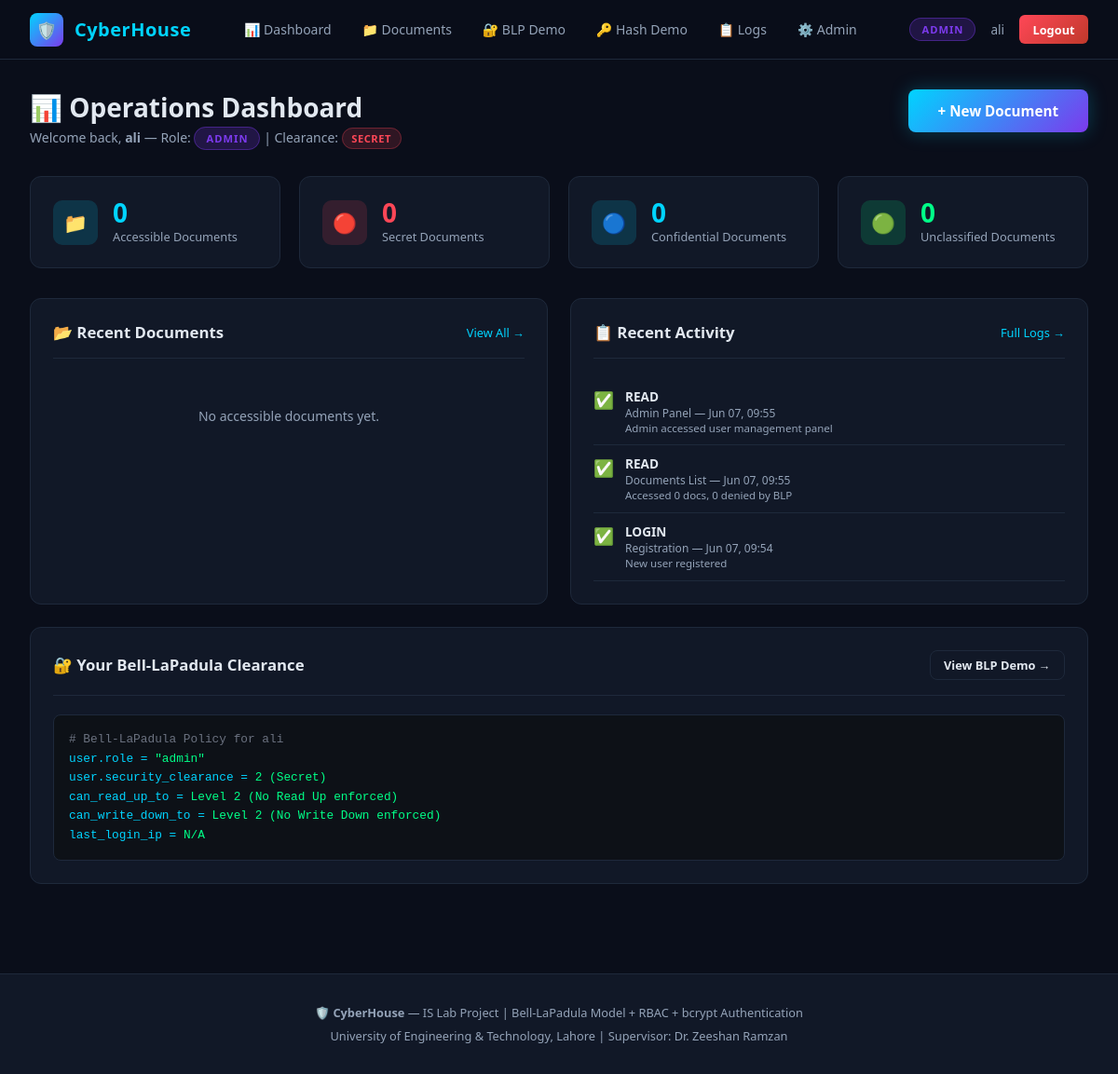
/dashboard/ (signed in), run on the app's committed database.
### core/models.py (models this page shows, shortened)
class CustomUser(AbstractUser):
    role = models.CharField(max_length=20, choices=ROLE_CHOICES, default='viewer')
    security_clearance = models.IntegerField(choices=SECURITY_LEVEL_CHOICES, default=SECURITY_LEVEL_UNCLASSIFIED)
    department = models.CharField(max_length=100, default='General')
    last_login_ip = models.GenericIPAddressField(null=True, blank=True)
    groups = models.ManyToManyField('auth.Group', blank=True, related_name='customuser_set')
    user_permissions = models.ManyToManyField('auth.Permission', blank=True, related_name='customuser_set')
    def get_security_label(self):
        labels = {0: 'Unclassified', 1: 'Confidential', 2: 'Secret'}
        return labels.get(self.security_clearance, 'Unknown')

class AccessLog(models.Model):
    ACTION_CHOICES = [
        ('LOGIN', 'Login'),
        ('LOGOUT', 'Logout'),
        ('ACCESS_GRANTED', 'Access Granted'),
        ('ACCESS_DENIED', 'Access Denied'),
        ('WRITE', 'Write'),
        ('READ', 'Read'),
        ('CREATE', 'Create'),
        ('DELETE', 'Delete'),
    ]
    user = models.ForeignKey(CustomUser, on_delete=models.SET_NULL, null=True, blank=True)
    action = models.CharField(max_length=20, choices=ACTION_CHOICES)
    resource = models.CharField(max_length=200)
    timestamp = models.DateTimeField(auto_now_add=True)
    ip_address = models.GenericIPAddressField(null=True, blank=True)
    details = models.TextField(blank=True)
    success = models.BooleanField(default=True)
    class Meta:
        ordering = ['-timestamp']

### core/views.py (the view)
# urls.py: path('dashboard/', views.dashboard, name='dashboard'),
@login_required
def dashboard(request):
    user = request.user
    all_docs = SecurityDocument.objects.all()
    accessible_docs = [d for d in all_docs if bell_lapadula_can_read(user, d)]
    recent_logs = AccessLog.objects.filter(user=user).order_by('-timestamp')[:5]
    stats = {
        'total_docs': len(accessible_docs),
        'secret_docs': len([d for d in accessible_docs if d.security_level == 2]),
        'confidential_docs': len([d for d in accessible_docs if d.security_level == 1]),
        'unclassified_docs': len([d for d in accessible_docs if d.security_level == 0]),
    }
    return render(request, 'core/dashboard.html', {
        'docs': accessible_docs[:6],
        'stats': stats,
        'recent_logs': recent_logs,
    })

### templates/core/dashboard.html (shortened to what this page needs)
{% extends 'core/base.html' %}
{% block content %}
<div class="page-wrapper">
  <div class="page-header">
    <div>
      <h1>📊 Operations Dashboard</h1>
      <p>Welcome back, <strong>{{ user.username }}</strong> —
         Role: <span class="badge-role badge-{{ user.role }}">{{ user.role }}</span> |
         Clearance:
         {% if user.security_clearance == 2 %}<span class="badge-secret">SECRET</span>
         {% elif user.security_clearance == 1 %}<span class="badge-confidential">CONFIDENTIAL</span>
         {% else %}<span class="badge-unclassified">UNCLASSIFIED</span>{% endif %}
      </p>
    </div>
    {% if user.role != 'viewer' %}
    <a href="{% url 'create_document' %}" class="btn-primary">+ New Document</a>
    {% endif %}
  </div>
  <div class="stats-grid">
    <div class="stat-card">
      <div class="stat-icon icon-cyan">📁</div>
      <div>
        <div class="stat-number text-cyan">{{ stats.total_docs }}</div>
        <div class="stat-label">Accessible Documents</div>
      </div>
    </div>
    <div class="stat-card">
      <div class="stat-icon icon-red">🔴</div>
      <div>
        <div class="stat-number text-red">{{ stats.secret_docs }}</div>
        <div class="stat-label">Secret Documents</div>
      </div>
    </div>
    <div class="stat-card">
      <div class="stat-icon icon-cyan">🔵</div>
      <div>
        <div class="stat-number text-cyan">{{ stats.confidential_docs }}</div>
        <div class="stat-label">Confidential Documents</div>
      </div>
    </div>
    <div class="stat-card">
      <div class="stat-icon icon-green">🟢</div>
      <div>
        <div class="stat-number text-green">{{ stats.unclassified_docs }}</div>
        <div class="stat-label">Unclassified Documents</div>
      </div>
    </div>
  </div>
  <div class="grid-2">
    <div class="card">
      <div class="card-header">
        <div class="card-title">📂 Recent Documents</div>
        <a href="{% url 'documents' %}" style="font-size:0.8rem; color:var(--accent-cyan); text-decoration:none;">View All →</a>
      </div>
      {% if docs %}
        {% for doc in docs %}
        <a href="{% url 'document_detail' doc.pk %}" class="doc-card mb-2" style="margin-bottom:0.75rem;">
          <div style="display:flex; justify-content:space-between; align-items:center;">
            {% if doc.security_level == 2 %}<span class="badge-secret">SECRET</span>
            {% elif doc.security_level == 1 %}<span class="badge-confidential">CONFIDENTIAL</span>
            {% else %}<span class="badge-unclassified">UNCLASSIFIED</span>{% endif %}
            <span class="text-muted" style="font-size:0.75rem;">{{ doc.created_at|date:"M d" }}</span>
          </div>
          <div class="doc-card-title">{{ doc.title }}</div>
          <div class="doc-card-preview">{{ doc.content|truncatechars:80 }}</div>
        </a>
        {% endfor %}
      {% else %}
        <p class="text-muted text-center" style="padding:2rem;">No accessible documents yet.</p>
      {% endif %}
    </div>
    <div class="card">
      <div class="card-header">
        <div class="card-title">📋 Recent Activity</div>
        <a href="{% url 'access_logs' %}" style="font-size:0.8rem; color:var(--accent-cyan); text-decoration:none;">Full Logs →</a>
      </div>
      {% if recent_logs %}
        {% for log in recent_logs %}
        <div style="display:flex; gap:0.75rem; padding:0.65rem 0; border-bottom:1px solid var(--border); align-items:flex-start;">
          <div style="font-size:1.1rem; margin-top:0.1rem;">
            {% if log.success %}✅{% else %}🚫{% endif %}
          </div>
          <div>
            <div style="font-size:0.85rem; font-weight:600;">{{ log.action }}</div>
            <div style="font-size:0.75rem; color:var(--text-muted);">{{ log.resource }} — {{ log.timestamp|date:"M d, H:i" }}</div>
            {% if log.details %}<div style="font-size:0.72rem; color:var(--text-muted);">{{ log.details|truncatechars:60 }}</div>{% endif %}
          </div>
        </div>
        {% endfor %}
      {% else %}
        <p class="text-muted text-center" style="padding:2rem;">No activity yet.</p>
      {% endif %}
    </div>
  </div>
  <div class="card mt-3">
    <div class="card-header">
      <div class="card-title">🔐 Your Bell-LaPadula Clearance</div>
      <a href="{% url 'security_demo' %}" class="btn-secondary btn-sm">View BLP Demo →</a>
    </div>
    <div class="terminal">
      <div class="comment"># Bell-LaPadula Policy for {{ user.username }}</div>
      <div><span class="prompt">user.role = </span><span class="output">"{{ user.role }}"</span></div>
      <div><span class="prompt">user.security_clearance = </span><span class="output">{{ user.security_clearance }} ({{ user.get_security_label }})</span></div>
      <div><span class="prompt">can_read_up_to = </span><span class="output">Level {{ user.security_clearance }} (No Read Up enforced)</span></div>
      <div><span class="prompt">can_write_down_to = </span><span class="output">Level {{ user.security_clearance }} (No Write Down enforced)</span></div>
      <div><span class="prompt">last_login_ip = </span><span class="output">{{ user.last_login_ip|default:"N/A" }}</span></div>
    </div>
  </div>
</div>
{% endblock %}

### templates/core/base.html (shortened to what this page needs)
<!DOCTYPE html>
<html lang="en">
<head>
  {% load static %}
  <link rel="stylesheet" href="{% static 'css/style.css' %}">
</head>
<body>
<nav class="navbar">
  <a href="{% url 'home' %}" class="nav-brand">
    <div class="logo-icon">🛡️</div>
    <span>CyberHouse</span>
  </a>
  {% if user.is_authenticated %}
  <ul class="nav-links">
    <li><a href="{% url 'dashboard' %}">📊 Dashboard</a></li>
    <li><a href="{% url 'documents' %}">📁 Documents</a></li>
    <li><a href="{% url 'security_demo' %}">🔐 BLP Demo</a></li>
    <li><a href="{% url 'hash_demo' %}">🔑 Hash Demo</a></li>
    <li><a href="{% url 'access_logs' %}">📋 Logs</a></li>
    {% if user.role == 'admin' %}
    <li><a href="{% url 'admin_panel' %}">⚙️ Admin</a></li>
    {% endif %}
  </ul>
  <div class="nav-user">
    <span class="badge-role badge-{{ user.role }}">{{ user.role }}</span>
    <span style="font-size:0.85rem; color:var(--text-muted)">{{ user.username }}</span>
    <a href="{% url 'logout' %}" class="btn-danger btn-sm">Logout</a>
  </div>
  {% endif %}
</nav>
{% block content %}{% endblock %}
<footer>
  <p>🛡️ <strong>CyberHouse</strong> — IS Lab Project | Bell-LaPadula Model + RBAC + bcrypt Authentication</p>
  <p style="margin-top:0.4rem;">University of Engineering & Technology, Lahore | Supervisor: Dr. Zeeshan Ramzan</p>
</footer>
</body>
</html>

### data on the page
CustomUser: role "ADMIN", username "ali", role "admin", security_clearance "2", get_security_label "Secret", last_login_ip "N/A"
AccessLog: action "READ", resource "Admin Panel", timestamp "Jun 07, 09:55", details "Admin accessed user management panel"
AccessLog: action "READ", resource "Documents List", timestamp "Jun 07, 09:55", details "Accessed 0 docs, 0 denied by BLP"
AccessLog: action "LOGIN", resource "Registration", timestamp "Jun 07, 09:54", details "New user registered"

### other printed values
{{ stats.total_docs }} "0"
{{ stats.secret_docs }} "0"
{{ stats.confidential_docs }} "0"
{{ stats.unclassified_docs }} "0"
